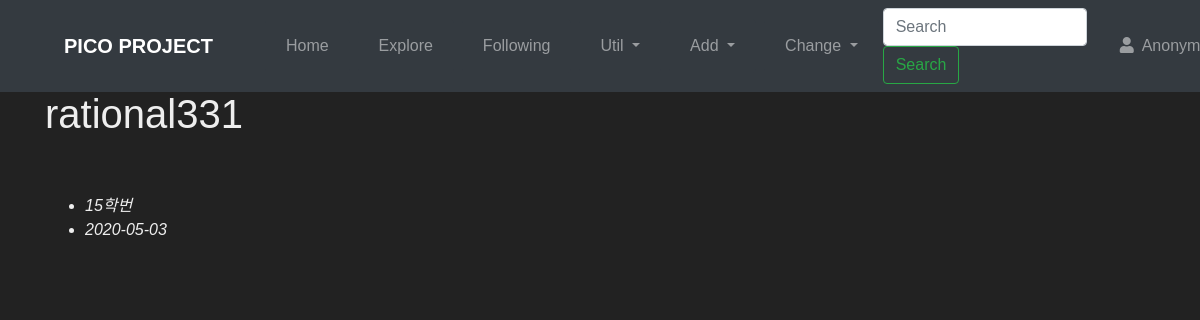
The app's page /rational331/, older data.
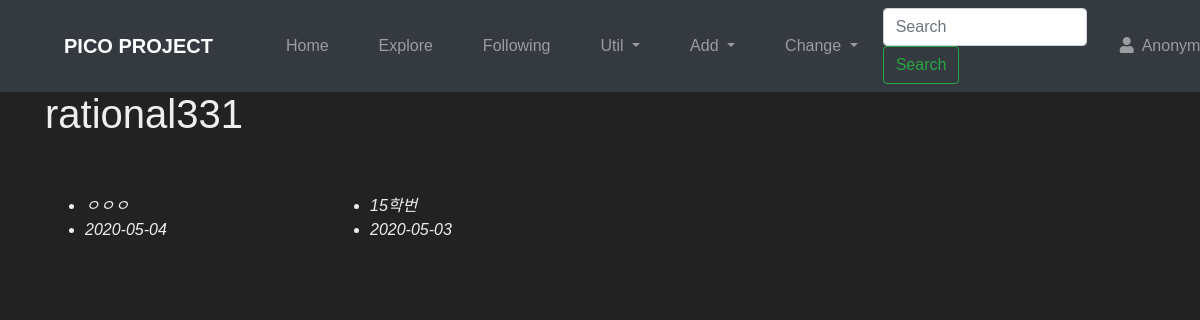
The same page, newer data.
### photo/models.py (models this page shows, shortened)
class Photo(models.Model):
    title = models.CharField('TITLE', max_length=30)
    description = models.TextField('Photo Description', blank=True)
    tags = TaggableManager(blank=True)
    PICOIN = models.PositiveIntegerField(default=0, verbose_name='PICOIN')
    image = models.ImageField('IMAGE', upload_to='SorlPhoto/%Y')
    upload_dt = models.DateTimeField('Upload Date', auto_now_add=True)
    owner = models.ForeignKey(User, on_delete=models.CASCADE, verbose_name='OWNER', blank=True, null=True)
    class Meta:
        ordering = ('-upload_dt', )
    def get_absolute_url(self):
        return reverse('photo:photo_detail', args=(self.id,))

### core/views.py (the view)
# urls.py: path('<str:username>/', ProfileView.as_view(), name='profile'),
class ProfileView(TemplateView):
    template_name = 'profile.html'
    def get(self, request, username):
        user = None
        try:
            user = User.objects.get(username=username)
        except:
            raise Http404()
        profile = user.profile
        photos = Photo.objects.filter(owner=user)
        return render(request, 'profile.html', {'profile':profile, 'photos':photos})

### templates/profile.html (shortened to what this page needs)
{% extends "base.html" %}
{% load sorl_thumbnail %}
{% load widget_tweaks %}
{% block content %}
<h1>{{ profile.user.username }}</h1>
<br>
<div>
    <div class="row">
        {% for photo in photos %}
        <div class="col-md-3 mb-5">
            <div class="tumbnail">
            </div>
            <ul>
                <li class="font-italic">{{ photo.title }}</li>
                <li class="font-italic">{{ photo.upload_dt|date:"Y-m-d" }}</li>
            </ul>
        </div>
        {% endfor %}
    </div>
</div>
{% endblock %}

Row changes from the older to the newer data that the page shows:
added Photo: title "ㅇㅇㅇ", upload_dt "2020-05-04"
